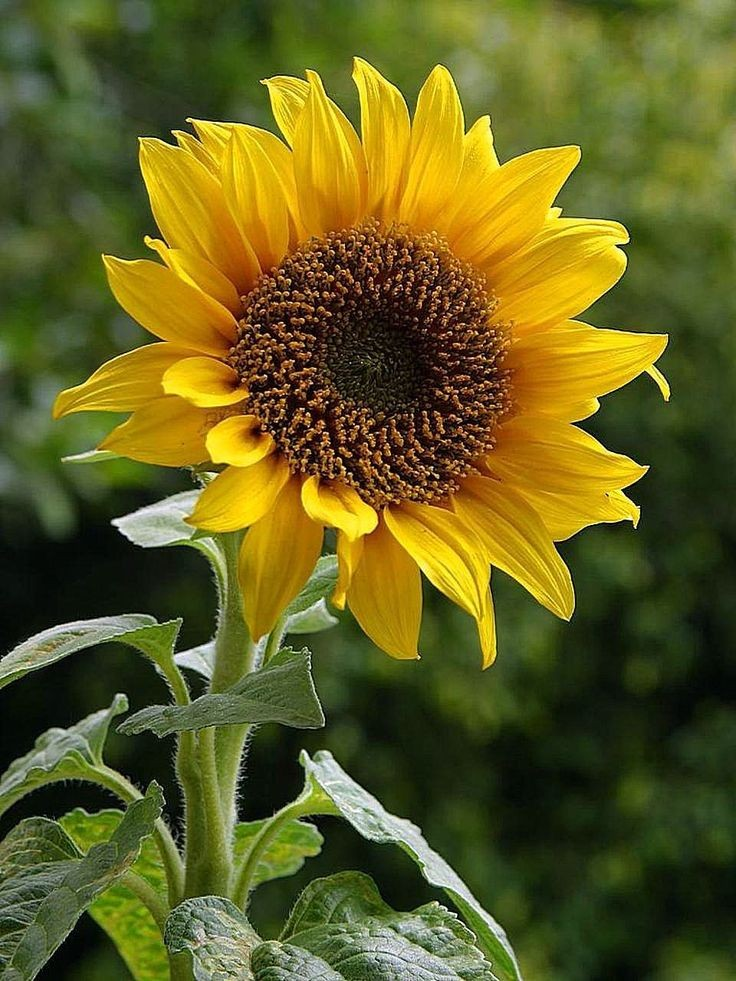
#> input picture UTS/ter-indeks/bungamatahari.jpg, 736 x 981 px
$ jupyter execute coba.ipynb
#> lines starting #> are read from the running program, lines starting #| are printed output that depends on the picture; after the words box and inside, x2 and y2 are one past the last pixel; in counts of white or black regions, pixels touching at a corner belong together
[cell 1]
import numpy as np
from PIL import Image
import matplotlib.pyplot as plt

[cell 2]
image = Image.open("bungamatahari.jpg").convert("RGB")
#> image is the input picture: PIL image 736x981 RGB; mean R, G, B 98.3, 95.1, 32.5
image_np = np.array(image)

[cell 3]
h, w, c = image_np.shape
#> h = 981; w = 736; c = 3

[cell 4]
palette = np.array([
    [0, 0, 0],       # Hitam
    [255, 0, 0],     # Merah
    [0, 0, 255],     # Biru
    [0, 255, 0]      # Hijau
])

[cell 5]
# membuat array kosong , untuk menampung angka indeks yang mewakili warna pallet
gambar_diindeks = np.zeros((h, w))

[cell 6]
for i in range(h):
    for j in range(w):
        pixel = image_np[i, j]
        jarak = []
        for warna in palette:
            r_diff = warna[0] - pixel[0]
            g_diff = warna[1] - pixel[1]
            b_diff = warna[2] - pixel[2]
            # rumus perhitungan
            dist = np.sqrt(r_diff**2 + g_diff**2 + b_diff**2)
            jarak.append(dist)
        jarak = np.array(jarak)
        indeks_warna_terdekat = np.argmin(jarak)
        gambar_diindeks[i, j] = indeks_warna_terdekat
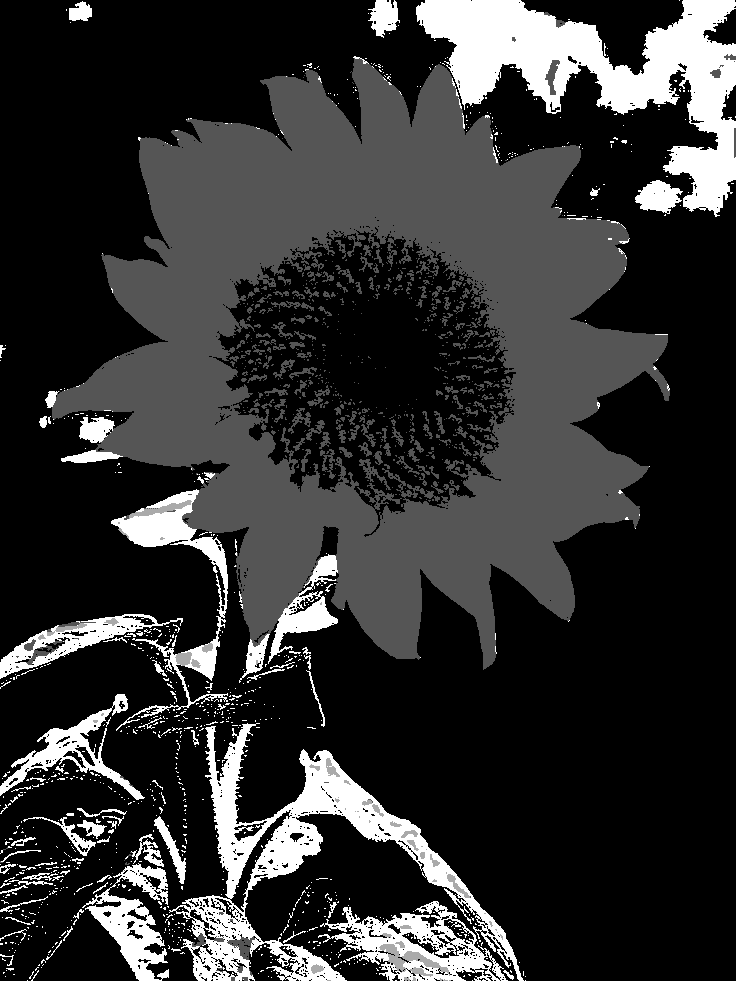
#> gambar_diindeks: shape (981, 736) float64; min 0, max 3, mean 0.573; drawn with min black and max white

[cell 7]
# Visualisasi
plt.figure(figsize=(15, 5))

plt.subplot(1, 3, 1)
plt.title("Original RGB Image")
plt.imshow(image_np)
plt.axis('off')

plt.subplot(1, 3, 2)
plt.title("Indexed Image (Label Map)")
plt.imshow(gambar_diindeks, cmap='tab10')
plt.axis('off')

# Rekonstruksi gambar dari palette
reconstructed_image = np.zeros_like(image_np)
for idx in range(len(palette)):
    mask = gambar_diindeks == idx
    reconstructed_image[mask] = palette[idx]
#> this loop made 4 passes
#> pass 1, `mask = gambar_diindeks == idx`:
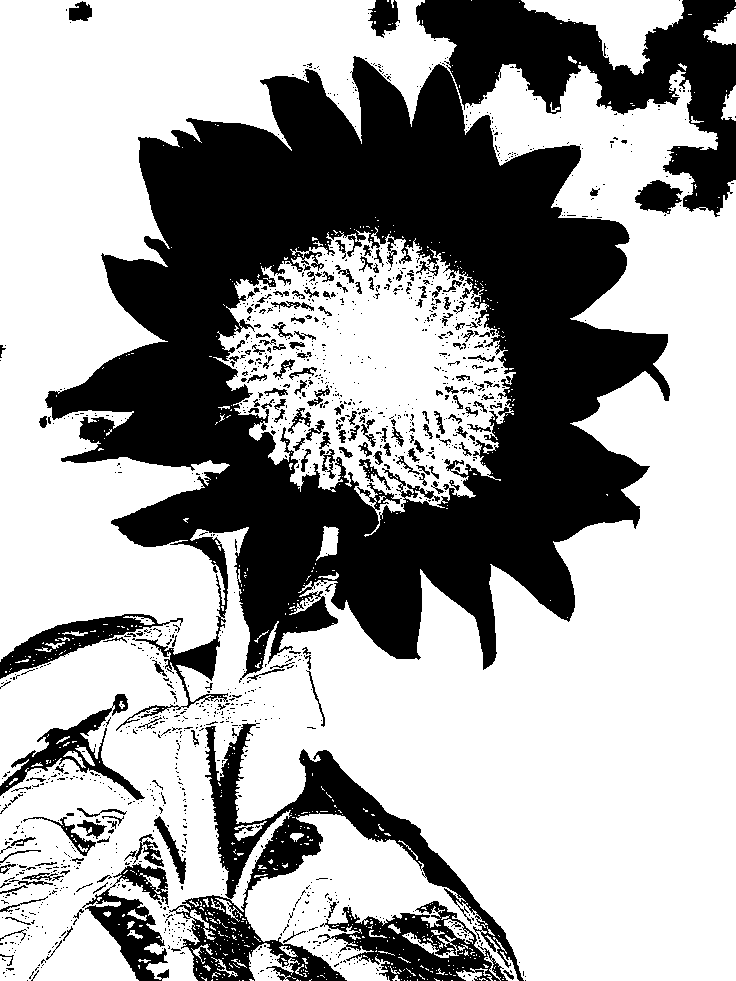
#> mask: shape (981, 736) bool; 64.6% white; 1443 black regions (1263 under 20 px), largest, box (x1, y1, x2, y2) and area: (45, 56, 670, 731) 175999, (416, 0, 736, 217) 26080, (169, 723, 524, 981) 19807
#> pass 2, `mask = gambar_diindeks == idx`:
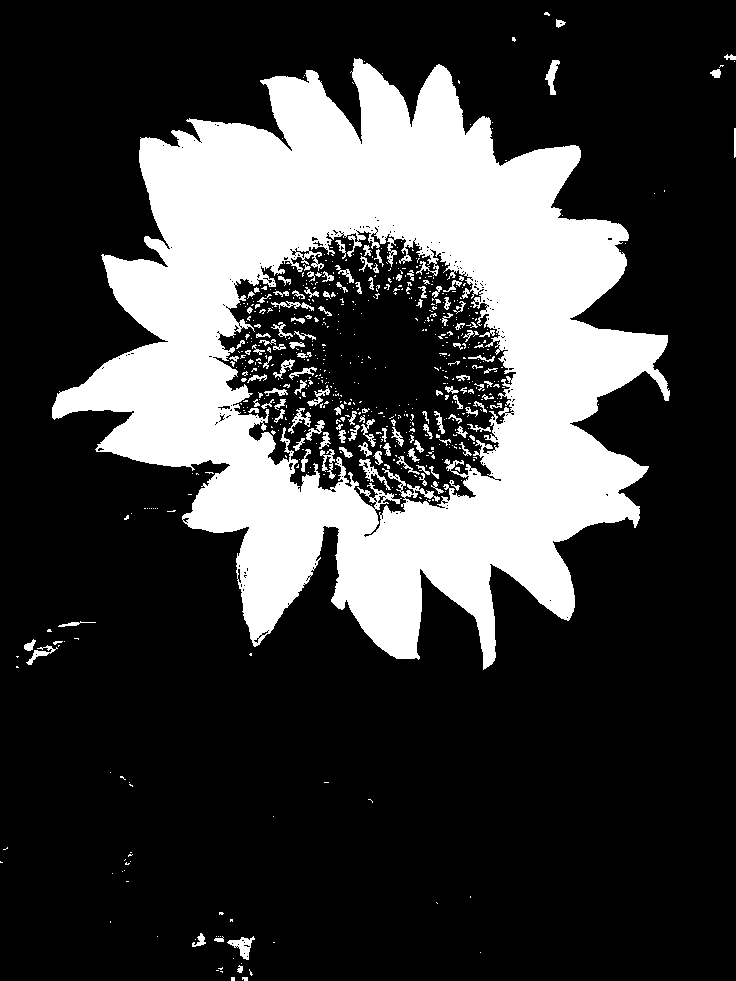
#> mask: shape (981, 736) bool; 24.3% white; 661 white regions (531 under 20 px), largest, box (x1, y1, x2, y2) and area: (52, 58, 670, 670) 165775, (227, 936, 255, 960) 282, (545, 60, 560, 95) 239
#> pass 3, `mask = gambar_diindeks == idx`:
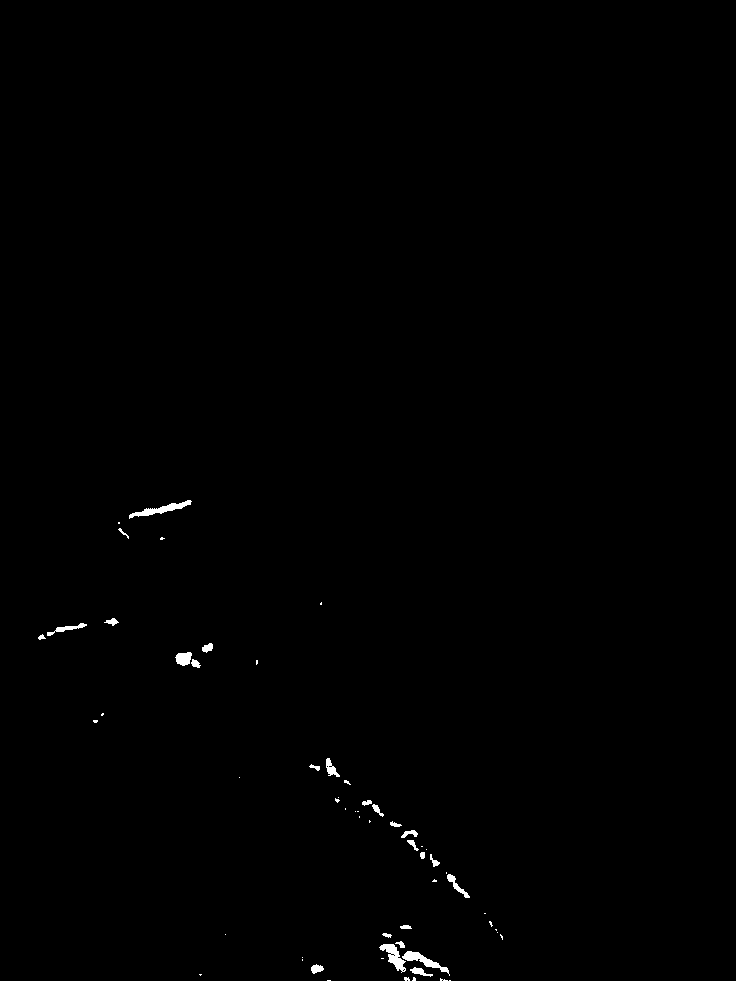
#> mask: shape (981, 736) bool; 0.37% white; 59 white regions (34 under 20 px), largest, box (x1, y1, x2, y2) and area: (129, 500, 192, 519) 348, (379, 944, 406, 973) 322, (402, 951, 450, 976) 322
#> after the loop:
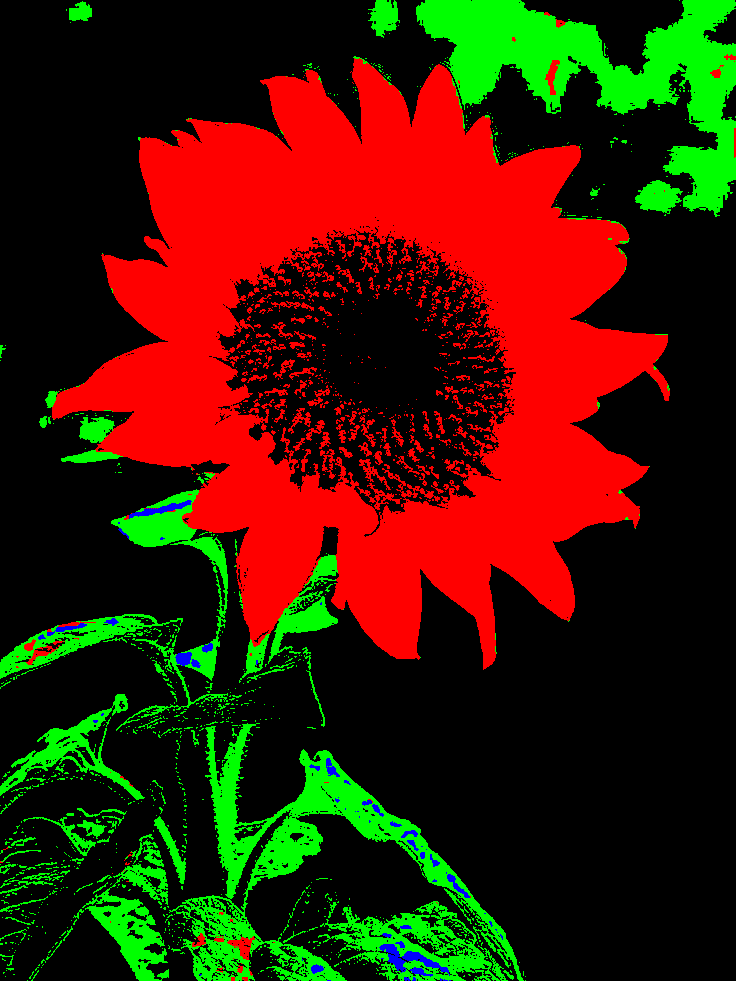
#> reconstructed_image: shape (981, 736, 3); mean of channels 0, 1, 2 62, 27.4, 1; drawn as R, G, B

plt.subplot(1, 3, 3)
plt.title("Reconstructed RGB Image")
plt.imshow(reconstructed_image)
plt.axis('off')
plt.tight_layout()
plt.show()
